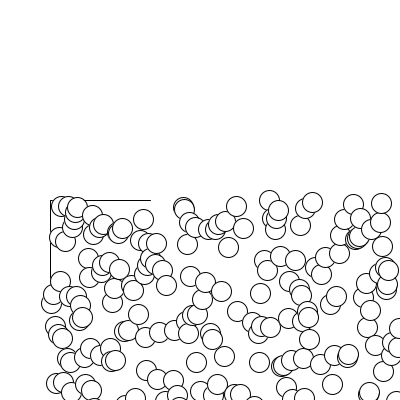
Frame 1 (no input)
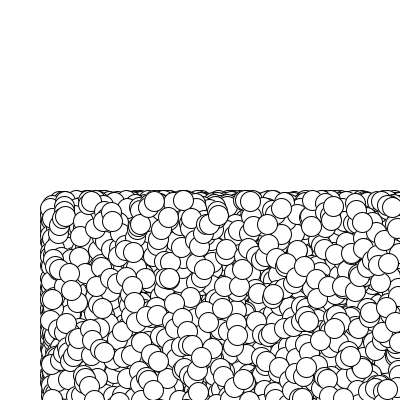
Frame 60 (the mouse pressed at the canvas centre just before this capture)
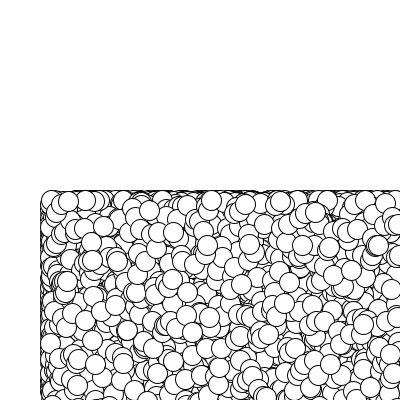
Frame 120 (the mouse held since frame 60 and released just before this capture)

The Processing sketch that drew these frames (run headless with seeded random() and noise(); from frame 60 on, the mouse is pressed at the canvas centre):

// Processing sketch: processing_133115
// ── processing_133115.pde

void setup(){
  size (400,400);
  //noStroke();
  background(255);
  smooth();
  line(50,200,150,200);
  line(50,200,50,300);
}
void draw(){
  //background(255);
  for (int x=50; x<400; x+=1) {
    float r=random(400);
    ellipse(x,200+r,20,20); 
  }
}
  
